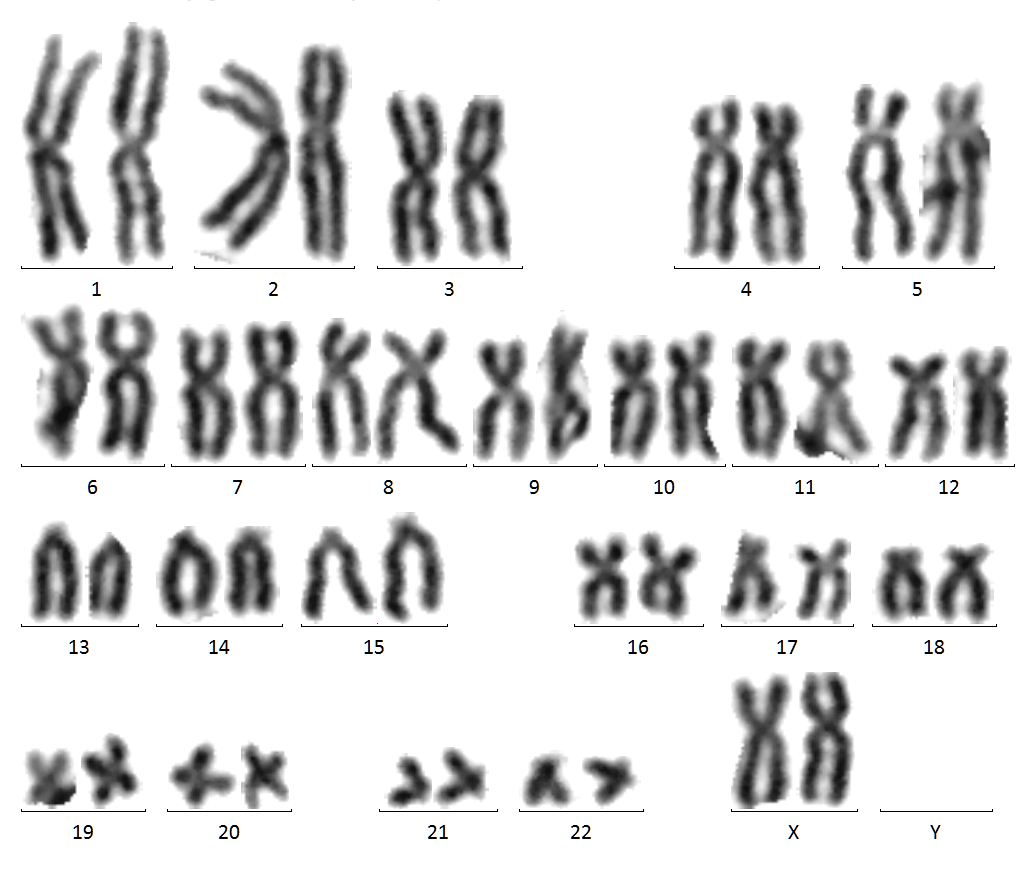
#> input picture script/gui/images/karyotype_10.bmp, 1017 x 896 px; its folder holds only this picture in this run
$ python -i image_utils.py   (imports and definitions only)   (older library calls are emulated)
#> lines starting #> are read from the running program, lines starting #| are printed output that depends on the picture; after the words box and inside, x2 and y2 are one past the last pixel; in counts of white or black regions, pixels touching at a corner belong together
import numpy as np
import cv2
from matplotlib import pyplot as plt
from script.util import math_utils
from skimage.morphology import reconstruction
from os.path import dirname

data_dir = dirname(dirname(dirname(__file__))) + "/data"


# [110 lines left out: functions extract_object_by_contour, extract_object_by_contour_box, contours_to_connected_components, connected_component_with_stats, match_shape, sift_matching, not called in this run]


def is_close(a, b, rel_tol=1e-09, abs_tol=0.0):
    return abs(a - b) <= max(rel_tol * max(abs(a), abs(b)), abs_tol)


# [38 lines left out: functions show_image, show_multiple_images, not called in this run]


def get_contour_image(contours, shape):
    white_image = 255 - np.zeros(shape)
    contour_image = cv2.drawContours(white_image, contours, contourIdx=-1, color=(0, 0, 0), thickness=1)
    return contour_image


def get_image_with_contours(image, contours, thickness=1):
    contour_image = cv2.drawContours(image, contours, contourIdx=-1, color=(0, 0, 255), thickness=thickness)
    return contour_image


# [12 lines left out: functions unsharp_masking, sharpen_edges, not called in this run]


'''
    Opening-by-reconstruction = Erosion + Morphological reconstruction
'''


# [9 lines left out: function opening_by_reconstruction, not called in this run]


def histogram_equalization(image, mode="clahe"):
#> called with mode = 'clahe'
    if mode == "normal":
        result = cv2.equalizeHist(image)
        return result
    if mode == "clahe":
        clahe = cv2.createCLAHE(clipLimit=2.0, tileGridSize=(8, 8))
        result = clahe.apply(image)
        return result

    return None


# [9 lines left out: function create_mask_contour, not called in this run]


'''
    Assumption: object in the center of the image
'''


# [23 lines left out: function create_overlapping_image, not called in this run]


def get_equalized_image_with_contours(image):
    equalized = histogram_equalization(image)

    _, thresh = cv2.threshold(equalized, 0, 255, cv2.THRESH_BINARY + cv2.THRESH_OTSU)
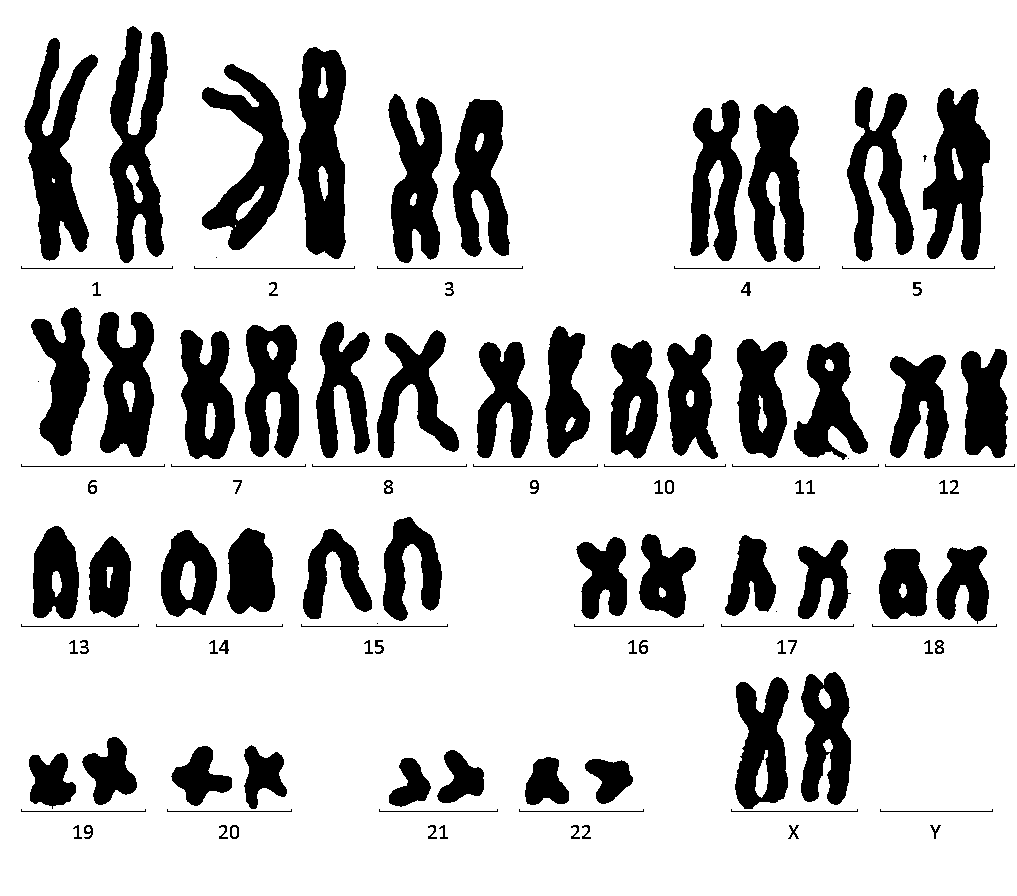
#> thresh: shape (896, 1017); 79.1% white; 113 black regions (6 under 20 px)
    _, contours, _ = cv2.findContours(thresh, cv2.RETR_CCOMP, cv2.CHAIN_APPROX_SIMPLE)
#> contours = 151 contours, 17 with area under 20; largest, box (x1, y1, x2, y2) and area: (0, 0, 1017, 896) 909320, (297, 46, 347, 260) 8360, (108, 25, 169, 264) 8352, (201, 63, 291, 251) 7831, (23, 37, 99, 262) 7802

    object_contours = list()
    contour_areas = list()
    for contour in contours:
        area = cv2.contourArea(contour)
        contour_areas.append(area)
#> this loop made 151 passes
#> area on passes 1, 3, 4: 34, 317, 73.5
#> after the loop, contour_areas = 151 values, max 909320 at index 37, min 0 at index 28, mean 7418.8

    max_area = max(contour_areas)
#> max_area = 909320
    for i in range(len(contour_areas)):
        if 50 < contour_areas[i] < max_area:
            object_contours.append(contours[i])
#> after the loop, object_contours = 129 contours; largest, box (x1, y1, x2, y2) and area: (297, 46, 347, 260) 8360, (108, 25, 169, 264) 8352, (201, 63, 291, 251) 7831, (23, 37, 99, 262) 7802, (922, 87, 991, 261) 7490

    contour_image = get_contour_image(object_contours, image.shape)
#> in get_contour_image, `contour_image = cv2.drawContours(white_image, contours, contourIdx=-1,..`:
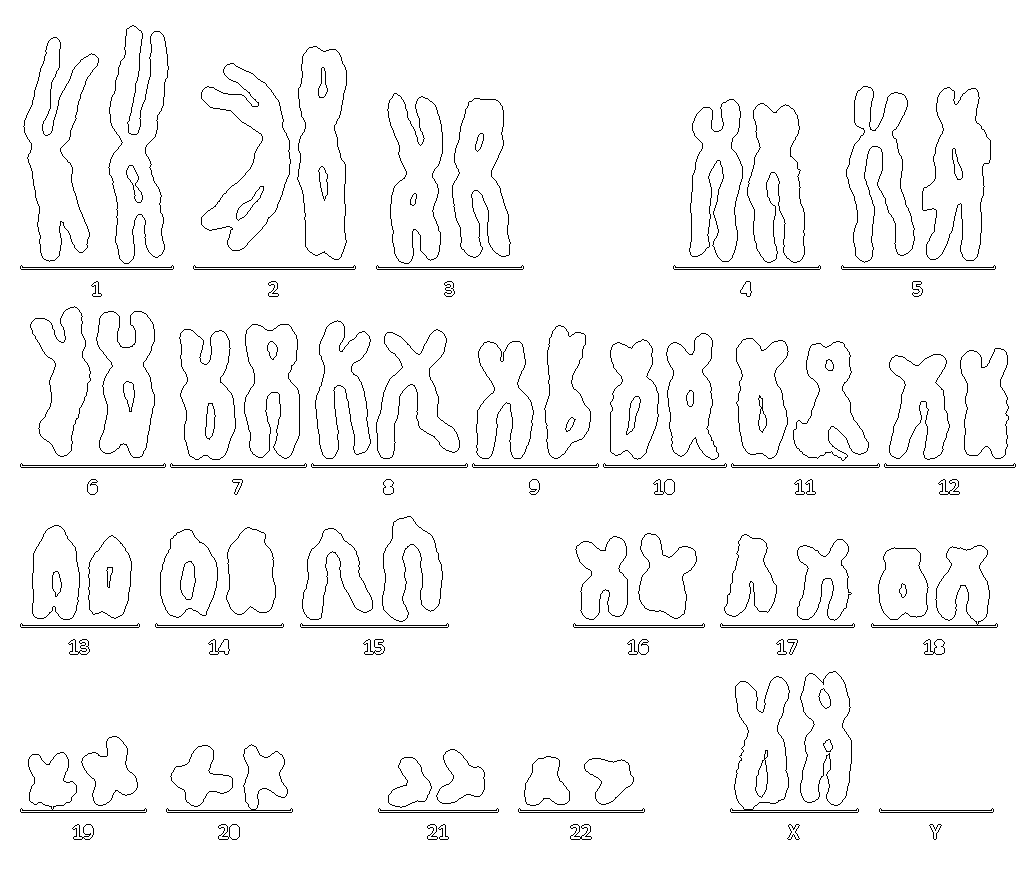
#> contour_image: shape (896, 1017) float64; 97.1% white; black in thin lines or dots, all inside (x1, y1, x2, y2) = (20, 25, 1016, 840)
    object_without_contour_image = equalized.copy()
    object_without_contour_image[contour_image == 0] = 0
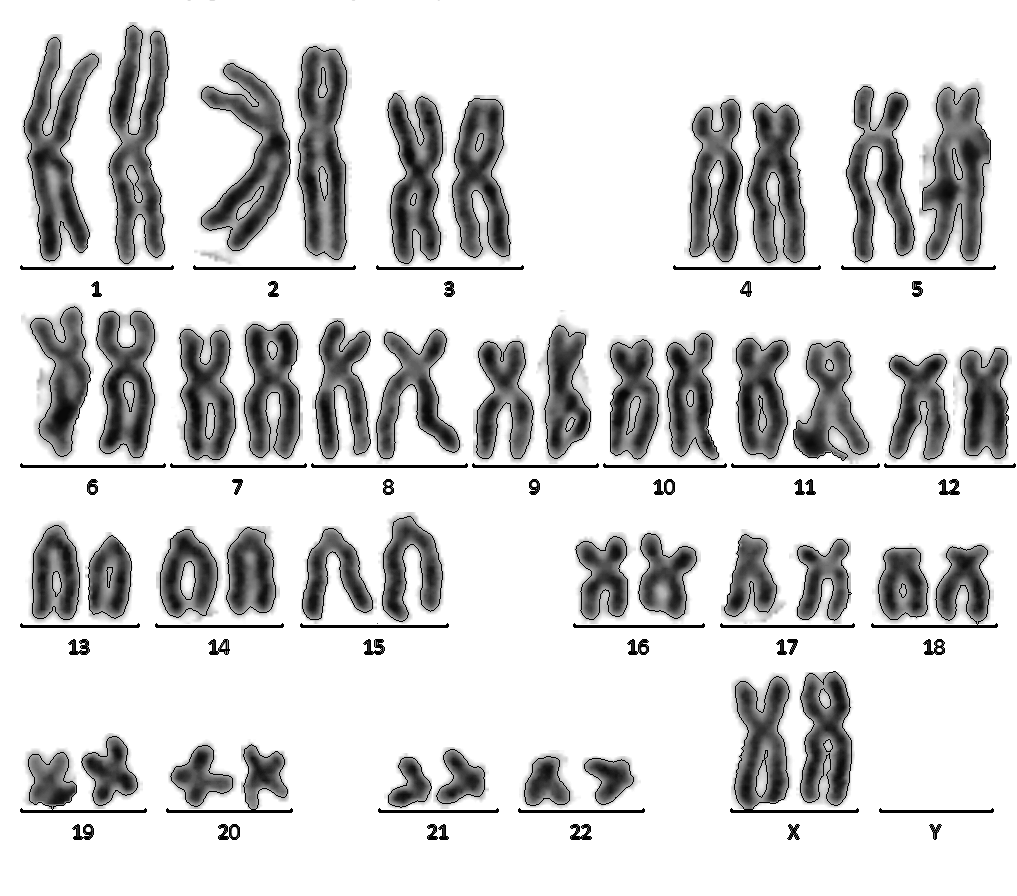
#> object_without_contour_image: shape (896, 1017); min 0, max 255, mean 210.2

    equalized_with_contours = cv2.cvtColor(equalized, cv2.COLOR_GRAY2RGB)
    equalized_with_contours[:, :, 0] = object_without_contour_image
    equalized_with_contours[:, :, 1] = object_without_contour_image
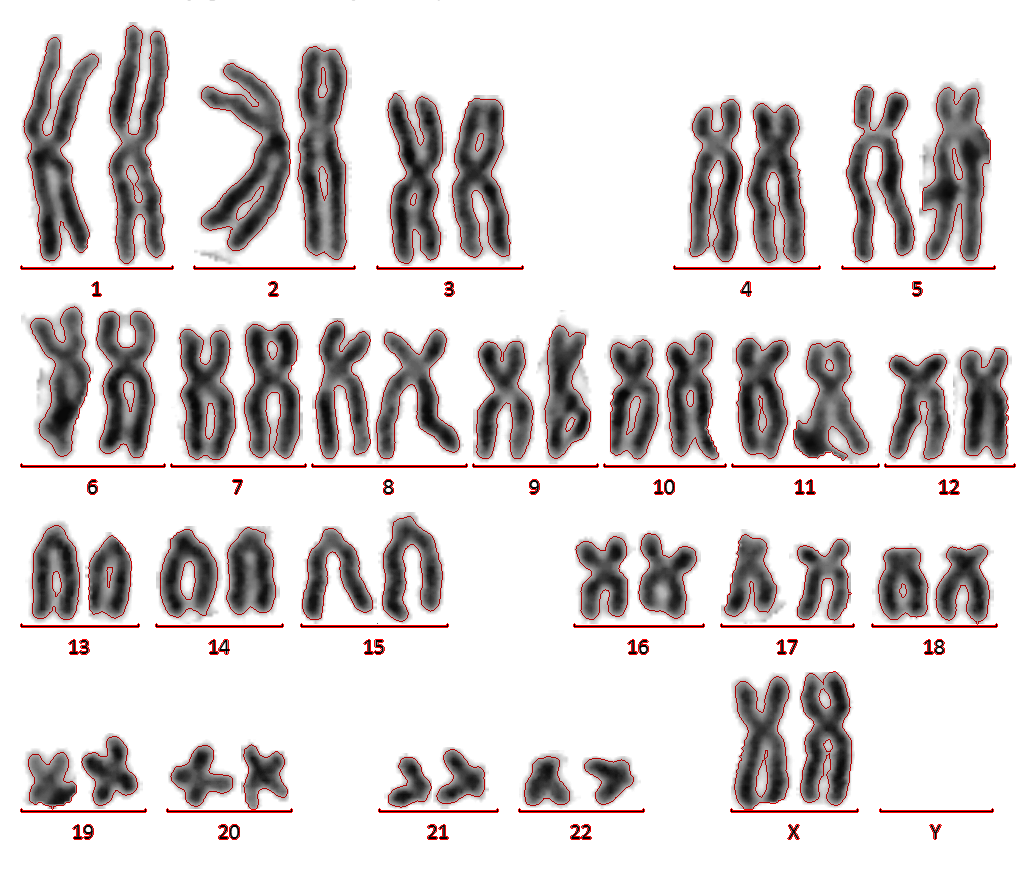
#> equalized_with_contours: shape (896, 1017, 3); mean B, G, R 210.2, 210.2, 216.1

    return equalized_with_contours


# [188 lines left out: functions get_center_sub_image, get_image_with_points, get_image_with_multiple_points, rotate_image, translate_image, rotate_points and 9 more, not called in this run]

>>> import cv2
>>> picture = cv2.imread('../gui/images/karyotype_10.bmp', cv2.IMREAD_GRAYSCALE)
>>> result = get_equalized_image_with_contours(picture)

$ run again, on script/gui/images/karyotype_11.bmp
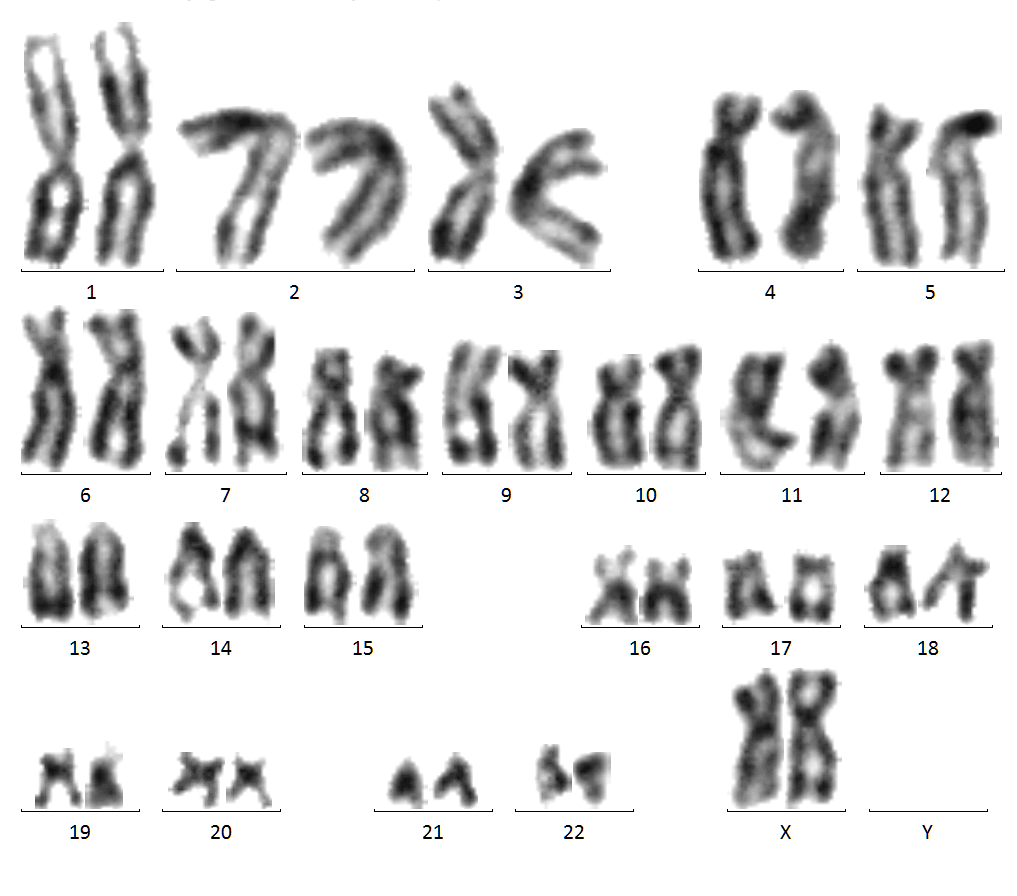
#> input picture script/gui/images/karyotype_11.bmp, 1017 x 896 px
#> in get_equalized_image_with_contours, `_, thresh = cv2.threshold(equalized, 0, 255, cv2.THRESH_BINARY + cv2.T..`:
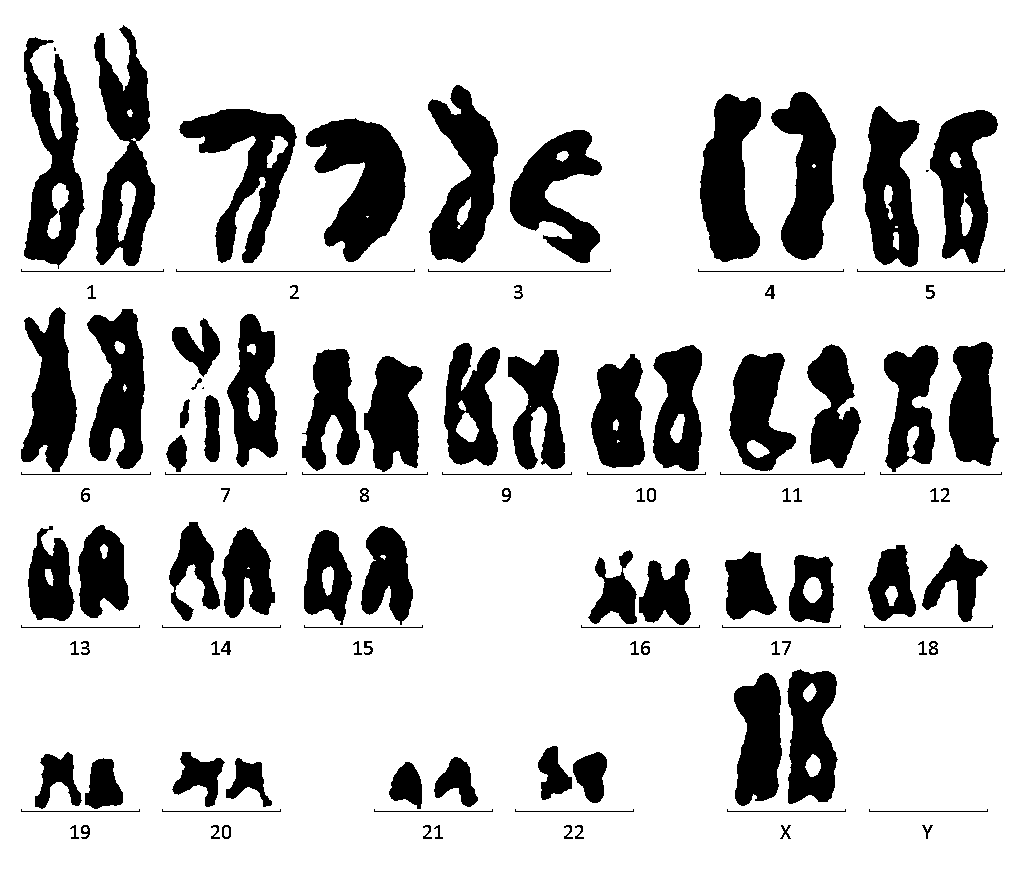
#> thresh: shape (896, 1017); 79.4% white; 114 black regions (3 under 20 px)
#> contours = 161 contours, 21 with area under 20; largest, box (x1, y1, x2, y2) and area: (0, 0, 1017, 896) 909320, (93, 24, 156, 267) 8760, (305, 117, 407, 263) 8441, (23, 36, 86, 270) 8044, (178, 108, 298, 264) 7904
#> the loop in get_equalized_image_with_contours, `for contour in contours:` made 161 passes
#> area on passes 1, 3, 4: 34, 228.5, 144.5
#> after the loop in get_equalized_image_with_contours, `for contour in contours:`: contour_areas = 161 values, max 909320 at index 46, min 0 at index 26, mean 6957.4
#> max_area = 909320
#> after the loop in get_equalized_image_with_contours, `for i in range(len(contour_areas)):`: object_contours = 134 contours; largest, box (x1, y1, x2, y2) and area: (93, 24, 156, 267) 8760, (305, 117, 407, 263) 8441, (23, 36, 86, 270) 8044, (178, 108, 298, 264) 7904, (427, 84, 499, 264) 7372
#> contour_image: shape (896, 1017) float64; 97.3% white; black in thin lines or dots, all inside (x1, y1, x2, y2) = (20, 24, 1006, 840)
#> object_without_contour_image: shape (896, 1017); min 0, max 255, mean 214.3
#> in get_equalized_image_with_contours, `equalized_with_contours[:, :, 1] = object_without_contour_image`:
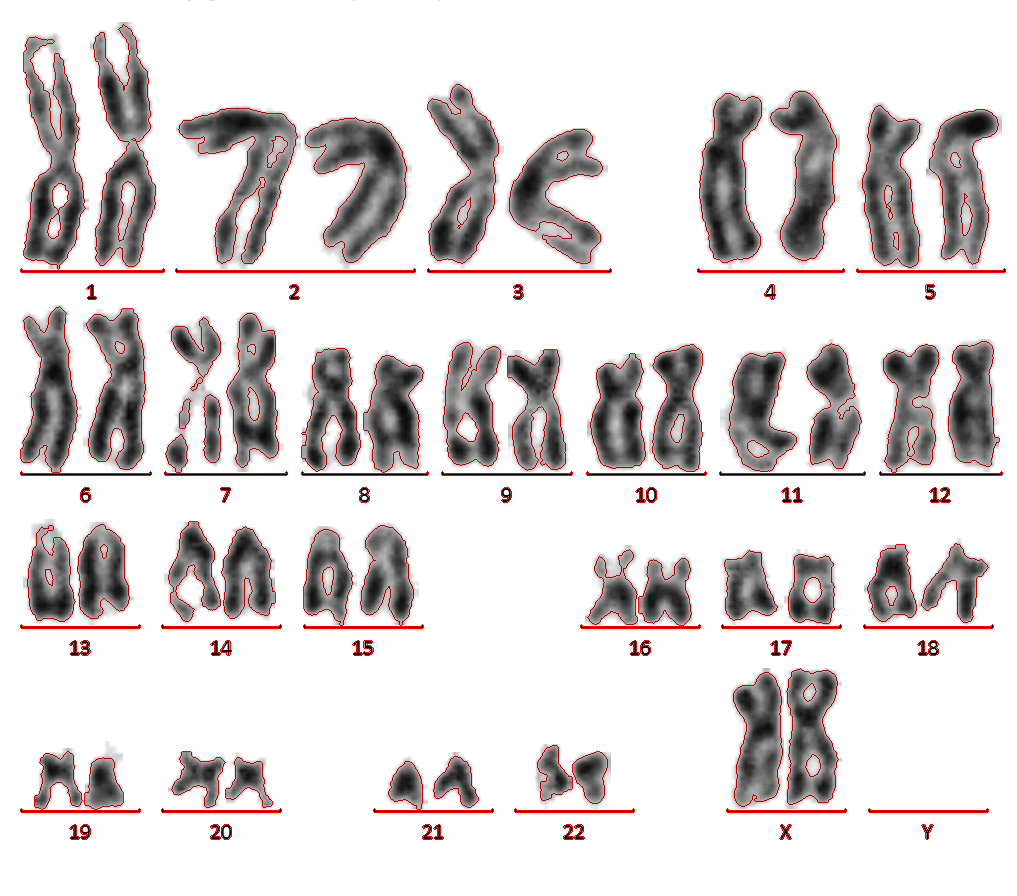
#> equalized_with_contours: shape (896, 1017, 3); mean B, G, R 214.3, 214.3, 220
